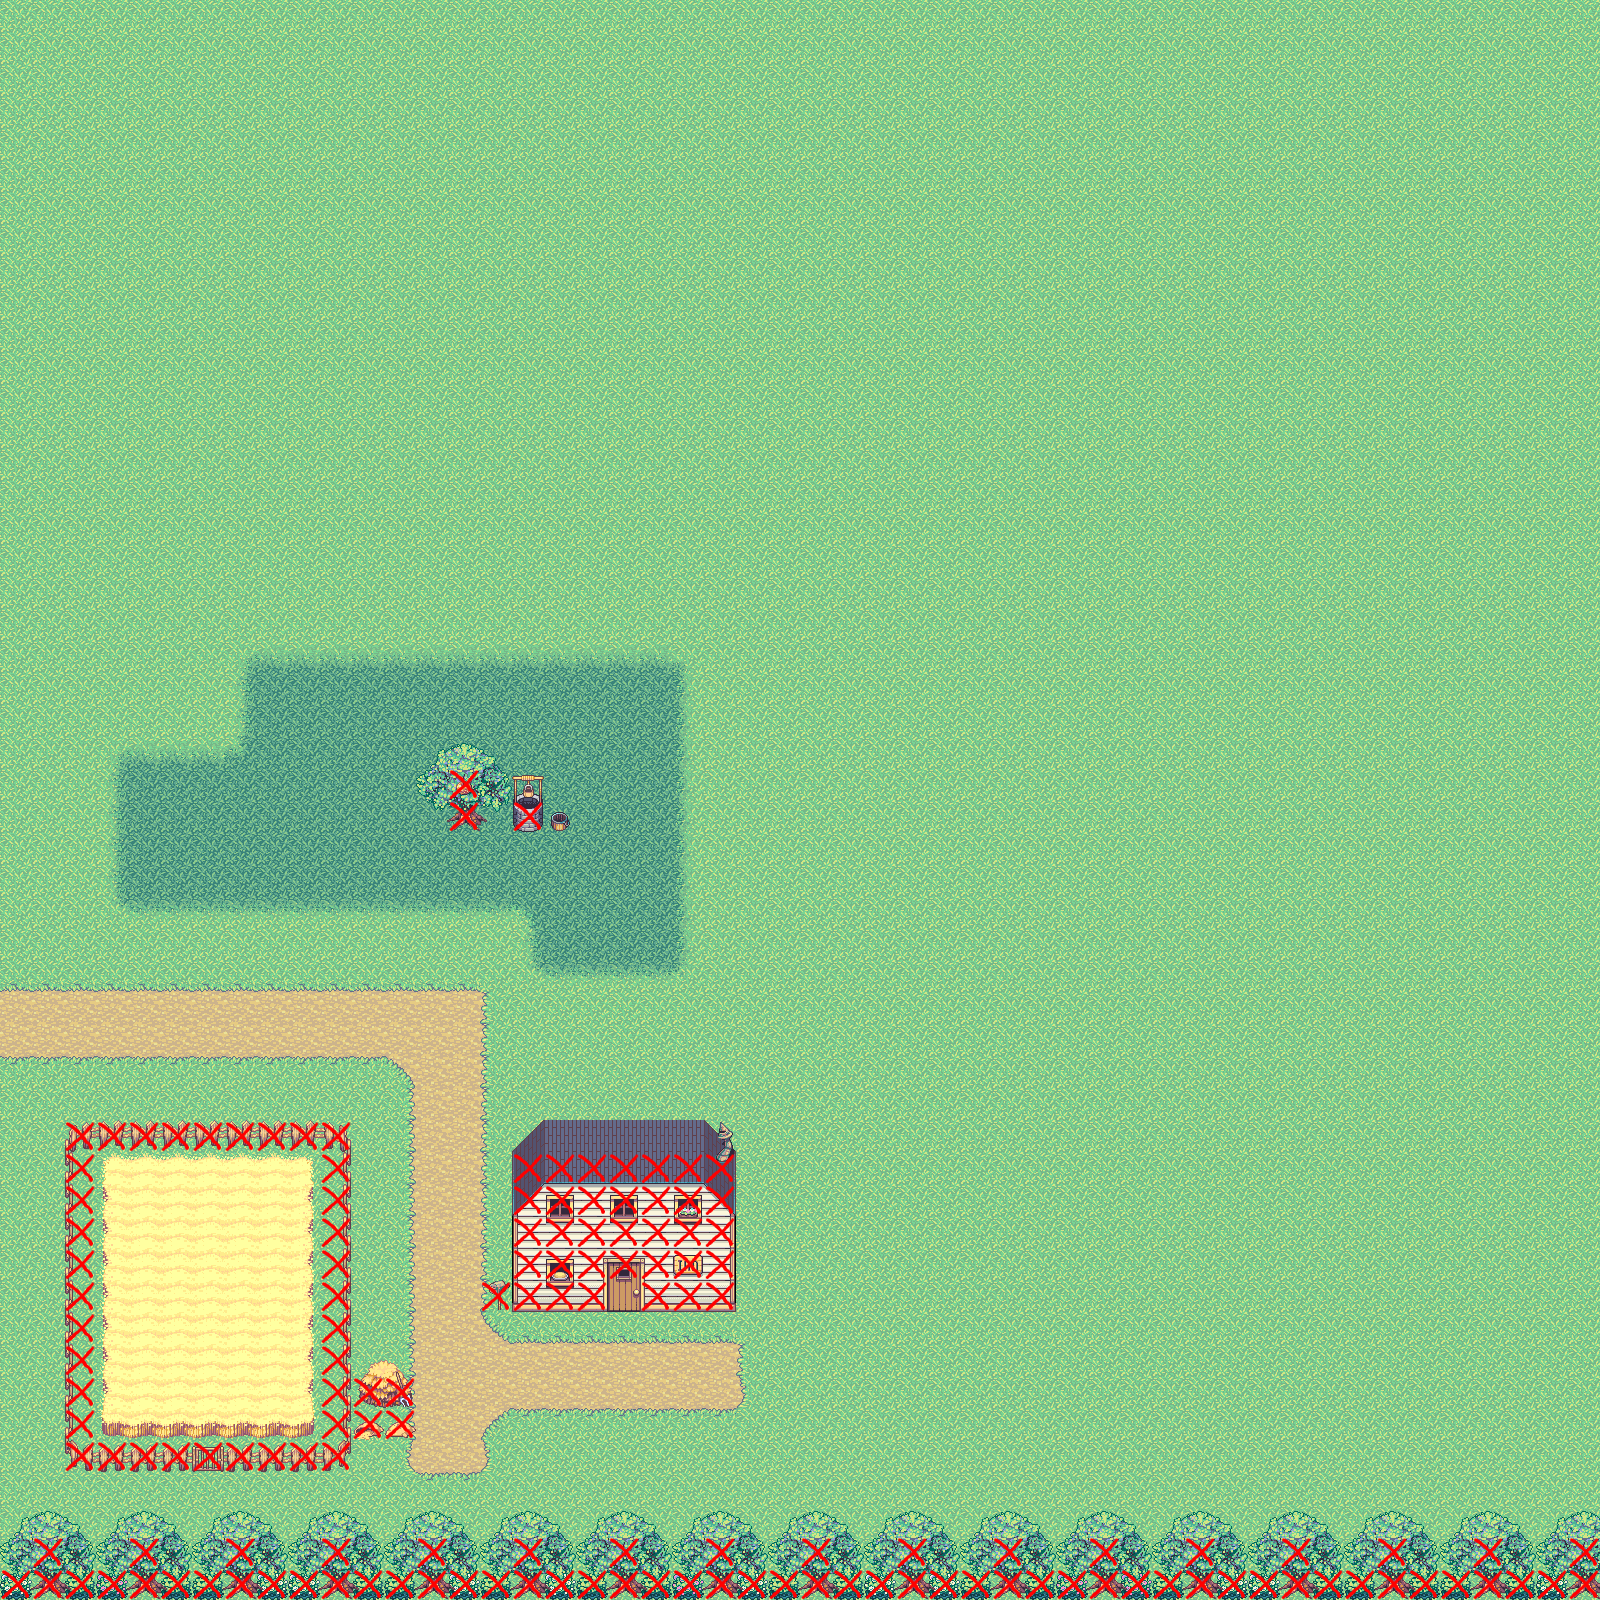

The image is a tile-based game level rendered from a .tmx file. Its description and source (layers, tilesets, objects; grid data summarised) follow:
An orthogonal 50x50 tile map with 32x32 px tiles, 4 tile layers (ground, fringe, over, collision), 2 tilesets and 1 object (portal).

<map version="1.0" orientation="orthogonal" width="50" height="50" tilewidth="32" tileheight="32">
 <tileset firstgid="1" name="Outside" tilewidth="32" tileheight="32">
  <image source="Exterior_Castle.png" width="800" height="576" />
 </tileset>
 <tileset firstgid="451" name="Collision" tilewidth="32" tileheight="32">
  <image source="collision.png" width="128" height="32" />
 </tileset>
 <layer name="ground" width="50" height="50">
  <data>[2500 cells, 2500 non-empty, 35 distinct tile ids]</data>
 </layer>
 <layer name="fringe" width="50" height="50">
  <data>[2500 cells, 190 non-empty, 43 distinct tile ids]</data>
 </layer>
 <layer name="over" width="50" height="50">
  <data>[2500 cells, 134 non-empty, 14 distinct tile ids]</data>
 </layer>
 <layer name="collision" width="50" height="50">
  <data>[2500 cells, 145 non-empty, 1 distinct tile ids]</data>
 </layer>
 <objectgroup name="objects" width="50" height="50">
  <object name="Inn Door" type="portal" x="608" y="1280" width="32" height="32">
   <properties>
    <property name="map" value="inn.tmx" />
    <property name="spawn" value="200,32" />
   </properties>
  </object>
 </objectgroup>
</map>